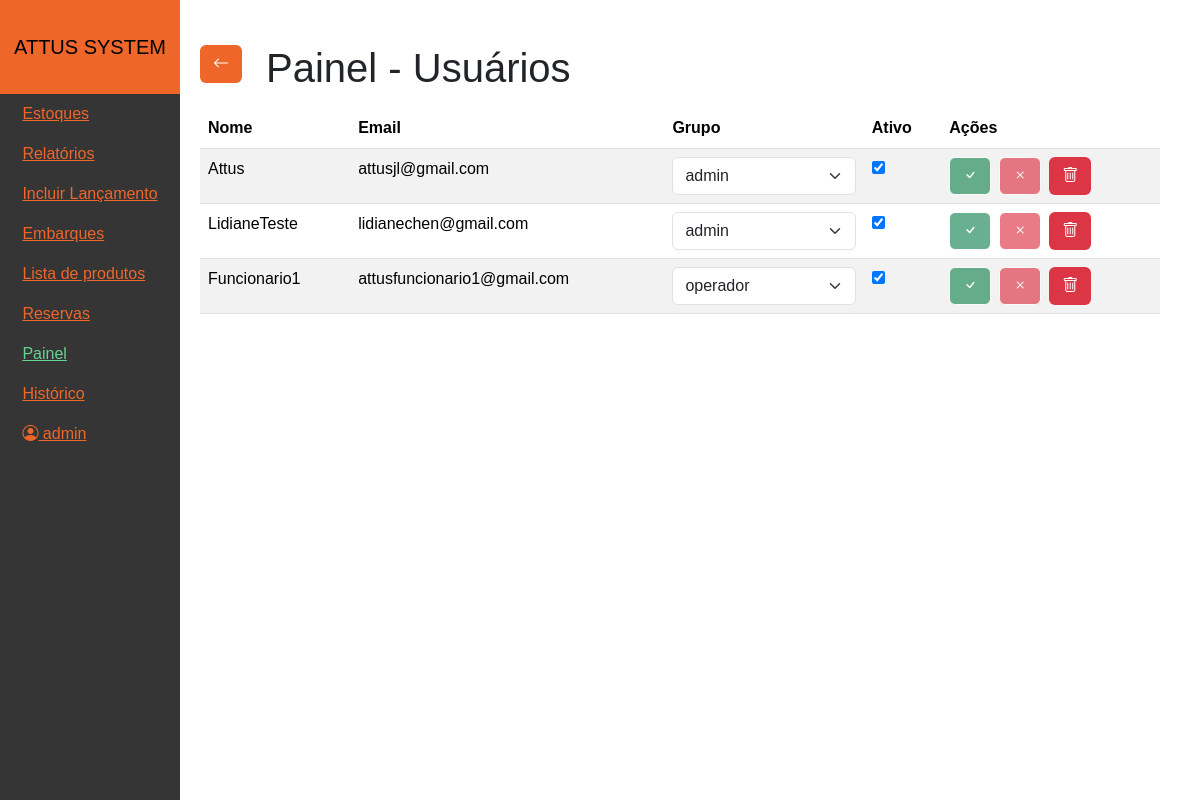
Before: /painel/usuarios (signed in) with the older database file.
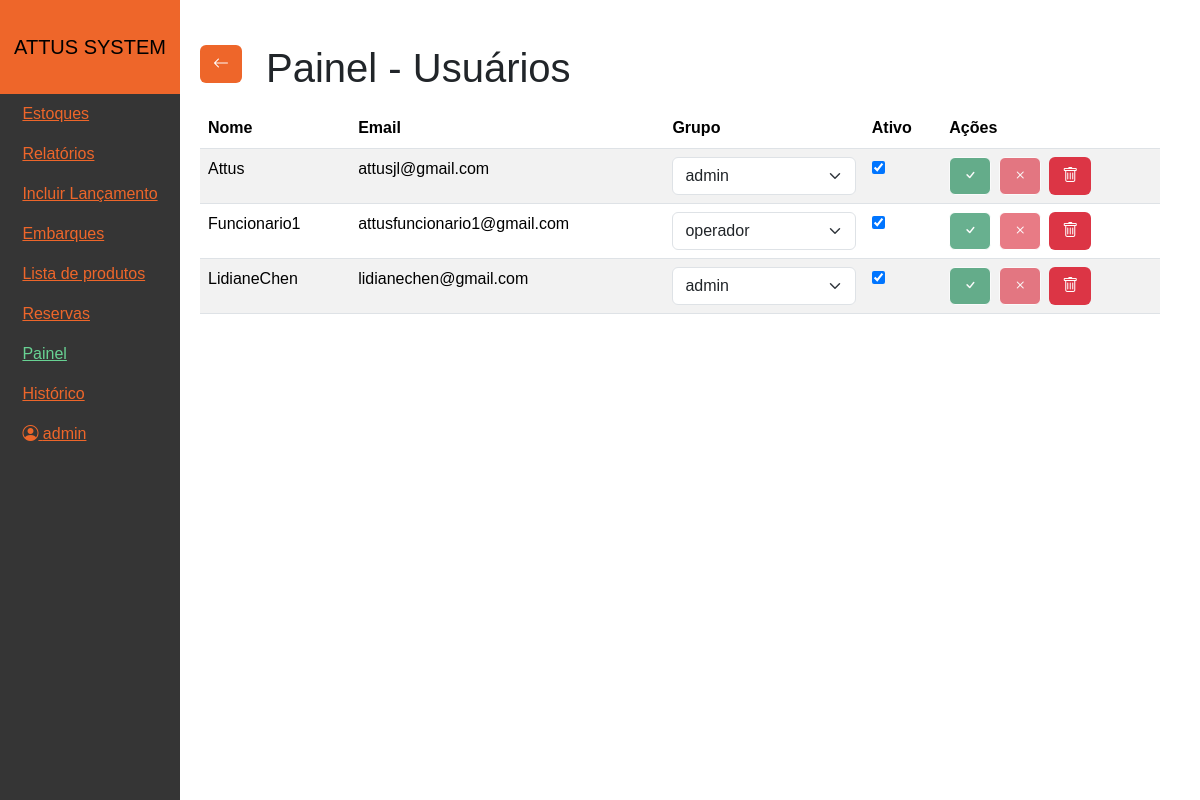
After: the same page with the newer database file.
### tables this page shows
CREATE TABLE `users` (
  `ID` int NOT NULL AUTO_INCREMENT,
  `username` varchar(30) NOT NULL,
  `email` varchar(255) NOT NULL,
  `password` varchar(255) NOT NULL,
  `active` tinyint(1) DEFAULT '0',
  `group_ID` int DEFAULT '99',
  PRIMARY KEY (`ID`),
  UNIQUE KEY `username` (`username`),
  UNIQUE KEY `email` (`email`),
  KEY `group_ID` (`group_ID`)
);

CREATE TABLE `permission_groups` (
  `ID` int NOT NULL AUTO_INCREMENT,
  `name` varchar(255) NOT NULL,
  PRIMARY KEY (`ID`)
);

### Controllers/_Viewer.php (called while the page is built)
<?php
class _Viewer
{
    public function view($view, $data = [])
    {
        extract($data);
        require_once "Views/$view.php";
    }
}

### Controllers/PainelController.php (called while the page is built, shortened)
<?php
require_once "Controllers/_Controller.php";
require_once "Models/User.php";
class PainelController extends _Controller
{
    private $userModel;
    public function __construct()
    {
        parent::__construct("Painel");
        $this->userModel = new User();
    }
    public function usuarios()
    {
        $page = 1;
        $usersData = $this->userModel->getAllUsers($page);
        $this->view("Painel/usuarios", [
            "users" => $usersData["users"],
            "pageCount" => $usersData["pageCount"],
            "groups" => $this->userModel->getGroups(),
            "page" => $page
        ]);
    }
}

### Managers/AuthManager.php (called while the page is built, shortened)
<?php
require_once "Models/User.php";
class AuthManager
{
    public static function isLoggedIn()
    {
        return isset($_COOKIE['user_id']) && !empty($_COOKIE['user_id'])
            && isset($_COOKIE['user_email']) && !empty($_COOKIE['user_email'])
            && isset($_COOKIE['user_name']) && !empty($_COOKIE['user_name']);
    }
    public static function getUser()
    {
        if (AuthManager::isLoggedIn()) {
            return [
                'id' => $_COOKIE['user_id'],
                'email' => $_COOKIE['user_email'],
                'name' => $_COOKIE['user_name']
            ];
        }
        return null;
    }
}

### Models/Model.php (called while the page is built, shortened)
<?php
require_once "Models/Database.php";
class Model
{
    public function __construct()
    {
        $this->db = Database::getInstance();
    }
}

### Models/Database.php (called while the page is built, shortened)
<?php
class Database
{
    private static $host;
    private static $username;
    private static $password;
    private static $dbname;
    private $conn;
    private static $instance = null;
    public function __construct()
    {
        self::$host = ConfigManager::$DATABASE_HOST;
        self::$username = ConfigManager::$DATABASE_USERNAME;
        self::$password = ConfigManager::$DATABASE_PASSWORD;
        self::$dbname = ConfigManager::$DATABASE_NAME;
        $this->conn = new mysqli(self::$host, self::$username, self::$password, self::$dbname);
    }
    public static function getInstance()
    {
        if (self::$instance === null) {
            self::$instance = new self();
        }
        return self::$instance;
    }
    public function prepare($sql)
    {
        return $this->conn->prepare($sql);
    }
}

### Models/User.php (called while the page is built, shortened)
<?php
require_once "Models/Model.php";
class User extends Model
{
    public function getUserById($id)
    {
        $sql = "SELECT * FROM `users` WHERE `id` = ?";
        $stmt = $this->db->prepare($sql);
        $stmt->bind_param("i", $id);
        $stmt->execute();
        $result = $stmt->get_result();
        return $result->fetch_assoc();
    }
    public function getGroups()
    {
        $sql = "SELECT * FROM `permission_groups`";
        $stmt = $this->db->prepare($sql);
        $stmt->execute();
        $result = $stmt->get_result();
        $groups = [];
        while ($row = $result->fetch_assoc()) {
            $groups[] = $row;
        }
        return $groups;
    }
    public function getGroupsPermissions($group_ID)
    {
        $sql = "SELECT * FROM `controllers`";
        $stmt = $this->db->prepare($sql);
        $stmt->execute();
        $result = $stmt->get_result();
        $controllers = [];
        while ($row = $result->fetch_assoc()) {
            $controllers[] = $row;
        }
        if ($group_ID == 1) {
            $permissions = [];
            foreach ($controllers as $controller) {
                $permissions[$controller["name"]] = [
                    "read" => true,
                    "write" => true,
                    "delete" => true,
                    "edit" => true,
                    "controller" => $controller["name"],
                    "ID" => $controller["ID"]
                ];
            }
            return $permissions;
        }
        $permissions = [];
        return $permissions;
    }
    public function getAllUsers($page = 1, $limit = 10)
    {
        $offset = ($page - 1) * $limit;
        $sql = "SELECT * FROM `users` LIMIT ?, ?";
        $stmt = $this->db->prepare($sql);
        $stmt->bind_param("ii", $offset, $limit);
        $stmt->execute();
        $result = $stmt->get_result();
        $users = [];
        while ($row = $result->fetch_assoc()) {
            $users[] = $row;
        }
        return [
            "users" => $users,
            "pageCount" => ceil($this->db->query("SELECT COUNT(*) FROM `users`")->fetch_row()[0] / $limit)
        ];
    }
}

### Managers/UserPermissionManager.php (called while the page is built, shortened)
<?php
require_once "Models/User.php";
class Permission
{
    private $read;
    private $write;
    private $delete;
    public function __construct($read, $write, $delete, $edit)
    {
        $this->read = $read;
        $this->write = $write;
        $this->delete = $delete;
    }
    public function canRead()
    {
        return $this->read;
    }
    public function canWrite()
    {
        return $this->write;
    }
    public function canDelete()
    {
        return $this->delete;
    }
}
class UserPermissionManager
{
    private $user;
    public function __construct($userId)
    {
        $userModel = new User();
        $user = $userModel->getUserById($userId);
        $this->user = $user;
        $permissions = $userModel->getGroupsPermissions($this->user["group_ID"]);
        $userPermissions = [];
        foreach ($permissions as $permission) {
            $userPermissions[$permission["controller"]] = new Permission(
                $permission["read"],
                $permission["write"],
                $permission["delete"],
                $permission["edit"],
            );
        }
    }
    public function controller($name)
    {
        if ($this->user["group_ID"] == 1) {
            return new Permission(true, true, true, true);
        }
    }
}

### Controllers/_Controller.php (called while the page is built, shortened)
<?php
require_once "Managers/AuthManager.php";
require_once "Managers/UserPermissionManager.php";
require_once "Controllers/_Viewer.php";
class _Controller extends _Viewer
{
    public function __construct($controller_name = null)
    {
        $user = AuthManager::getUser();
        $this->controller_name = $controller_name;
        $this->userPermissionManager = new UserPermissionManager($user['id']);
    }
}

### Views/Painel/usuarios.php (the view, shortened to what this page needs)
<?php
$pageTitle = "Painel";
require "Components/Header.php";
?>
<main>
    <div class="d-flex gap-4 align-items-center">
        <button id="go-back" class="btn btn-custom" data-url="/painel">
            <i class="bi bi-arrow-left"></i>
        </button>
        <h1 class="mt-4 mb-3"><?= $pageTitle ?> - Usuários</h1>
    </div>
    <table class="table table-striped">
        <thead class="thead-dark" style="position: sticky; top: 0; z-index: 1000">
            <tr>
                <th>Nome</th>
                <th>Email</th>
                <th>Grupo</th>
                <th>Ativo</th>
                <th>Ações</th>
            </tr>
        </thead>
        <tbody>
            <?php foreach ($users as $user): ?>
                <?php if ($user["ID"] == 1)
                    continue; ?>
                <tr data-id="<?= $user["ID"] ?>">
                    <td><?= $user["username"] ?></td>
                    <td><?= $user["email"] ?></td>
                    <td>
                        <?php
                        $group = array_filter($groups, function ($group) use ($user) {
                            return $group["ID"] == $user["group_ID"];
                        });
                        $hasGroup = !empty($group);
                        ?>
                        <select class="form-select" data-value="<?= !$hasGroup ? 0 : $user["group_ID"] ?>">
                            <?php foreach ($groups as $group): ?>
                                <option value="<?= $group["ID"] ?>" <?= $group["ID"] == $user["group_ID"] ? "selected" : "" ?>>
                                    <?= $group["name"] ?>
                                </option>
                            <?php endforeach; ?>
                        </select>
                    </td>
                    <td>
                        <input type="checkbox" <?= $user["active"] ? "checked" : "" ?>
                            data-value="<?= $user["active"] ? 'true' : 'false' ?>">
                    </td>
                    <td>
                        <div class="d-flex gap-2">
                            <button class="btn bg-success text-white btn-save" title="Salvar" disabled>
                                <i class="bi bi-check"></i>
                            </button>
                            <button class="btn bg-danger text-white btn-cancel" title="Cancelar" disabled>
                                <i class="bi bi-x"></i>
                            </button>
                            <form method="post">
                                <button class="btn bg-danger text-white" title="Apagar">
                                    <i class="bi bi-trash"></i>
                                </button>
                            </form>
                        </div>
                    </td>
                </tr>
            <?php endforeach; ?>
        </tbody>
    </table>
</main>
<?php
$content = ob_get_clean();
include "Components/Template.php";
?>

### Components/Header.php (shortened to what this page needs)
<link rel="stylesheet" href="/public/grid-template.css">
<header>
  <nav class="navbar navbar-expand-md p-0">
    <div id="logoArea">
      <a class="navbar-brand p-0 m-0" href="/">ATTUS SYSTEM</a>
    </div>
    <div class="collapse navbar-collapse w-100" id="navbarSupportedContent">
      <ul class="navbar-nav mb-2 mb-lg-0">
        <li class="nav-item">
          <a class="nav-link <?= (isset($pageTitle) && $pageTitle === "Estoques") ? 'active' : ''; ?>" href="/">Estoques</a>
        </li>
        <li class="nav-item">
          <a class="nav-link <?= (isset($pageTitle) && $pageTitle === "Relatórios") ? 'active' : ''; ?>" href="/relatorios">Relatórios</a>
        </li>
        <li class="nav-item">
          <a class="nav-link <?= (isset($pageTitle) && $pageTitle === "Incluir Lançamento") ? 'active' : ''; ?>" href="/lancamento">Incluir Lançamento</a>
        </li>
        <li class="nav-item">
          <a class="nav-link <?= (isset($pageTitle) && $pageTitle === "Embarques") ? 'active' : ''; ?>" href="/embarques">Embarques</a>
        </li>
        <li class="nav-item">
          <a class="nav-link <?= (isset($pageTitle) && $pageTitle === "Produtos") ? 'active' : ''; ?>" href="/produtos">Lista de produtos</a>
        </li>
        <li class="nav-item">
          <a class="nav-link <?= (isset($pageTitle) && $pageTitle === "Reservas") ? 'active' : ''; ?>" href="/reservas">Reservas</a>
        </li>
        <li class="nav-item">
          <a class="nav-link <?= (isset($pageTitle) && $pageTitle === "Painel") ? 'active' : ''; ?>" href="/painel">Painel</a>
        </li>
        <li class="nav-item">
          <a class="nav-link <?= (isset($pageTitle) && $pageTitle === "Histórico") ? 'active' : ''; ?>" href="/historico">Histórico</a>
        </li>
        <li class="nav-item">
          <p class="nav-link" id="user-info">
            <i class="bi bi-person-circle"></i>
            <?php
            $user = AuthManager::getUser();
            echo $user === null ? '' : ' ' . $user['name'];
            ?>
          </p>
        </li>
      </ul>
    </div>
  </nav>
</header>

### index.php (shortened to what this page needs)
<?php
$url = isset($_GET['url']) ? $_GET['url'] : 'home';
$urlParts = explode('/', $url);
$controllerName = ucfirst(array_shift($urlParts)) . 'Controller';
$actionName = !empty($urlParts) ? array_shift($urlParts) : 'index';
$params = $urlParts;
$controllerFile = "./Controllers/$controllerName.php";
if (file_exists($controllerFile)) {
    $controller = new $controllerName();
    if (method_exists($controller, $actionName)) {
        call_user_func_array([$controller, $actionName], $params);
    } else {
        echo "404 - Página não encontrada";
    }
} else {
    echo "404 - Página não encontrada";
}

### Components/Template.php (shortened to what this page needs)
<!DOCTYPE html>
<html lang="pt-br">
<head>
    <link href="https://cdn.jsdelivr.net/npm/bootstrap@5.3.3/dist/css/bootstrap.min.css" rel="stylesheet">
    <link rel="stylesheet" href="https://cdn.jsdelivr.net/npm/bootstrap-icons@1.11.3/font/bootstrap-icons.min.css">
    <link rel="stylesheet" href="/public/global.css">
</head>
<body>
    <?= isset($content) ? $content : ""; ?>
</body>
</html>

### public/global.css (style rules this page uses)
:root { --primary-color: rgba(255, 255, 255, 1); --secondary-color: #EE662A; --tertiary-color: rgb(53, 53, 53); --quaternary-color: rgb(104, 210, 147); --text-hover-color: rgb(104, 210, 147); --text-light: white; --text-dark: black; }
* { margin: 0; padding: 0; box-sizing: border-box; font-family: "Poppins", sans-serif; }
.btn-custom, .btn-custom:active, .btn-custom:focus { background-color: var(--secondary-color); color: var(--text-light); }

### public/grid-template.css (style rules this page uses)
body { display: grid; grid-template-areas: "header" "main"; }
body > header { background-color: var(--secondary-color); grid-area: header; max-width: 100vw; }
body > header nav { background-color: var(--secondary-color); padding: 0; height: 100%; }
.nav-link, .nav-link:focus, .nav-link:active { color: var(--secondary-color); text-decoration: underline; }
.nav-link:hover, .nav-link.active { color: var(--text-hover-color) !important; }
body > main { max-width: 100vw; grid-area: main; padding: 20px; }
#navbarSupportedContent { background-color: var(--tertiary-color); }
#logoArea { padding: 1rem; width: 100%; display: flex; justify-content: space-between; align-items: center; }
@media (min-width: 768px) { body { display: grid; grid-template-areas: "header main"; grid-template-columns: 180px auto; } }
@media (min-width: 768px) { body > header > nav { display: flex; flex-direction: column; align-items: center; justify-content: center; } }
@media (min-width: 768px) { body > main { max-width: calc(100vw - 200px); min-height: 100vh; } }
@media (min-width: 768px) { #navbarSupportedContent { display: flex; flex-direction: column !important; justify-content: flex-start; } }
@media (min-width: 768px) { #navbarSupportedContent > ul { display: flex; flex-direction: column !important; align-items: start; justify-content: center; } }
@media (min-width: 768px) { #logoArea { padding: 2rem .5rem; width: 100%; display: flex; flex-direction: column; align-items: center; } }

Changed rows visible on the page:
removed users: username "LidianeTeste", email "lidianechen@gmail.com", group_ID.name "admin", active "☑"
added users: username "LidianeChen", email "lidianechen@gmail.com", group_ID.name "admin", active "☑"
